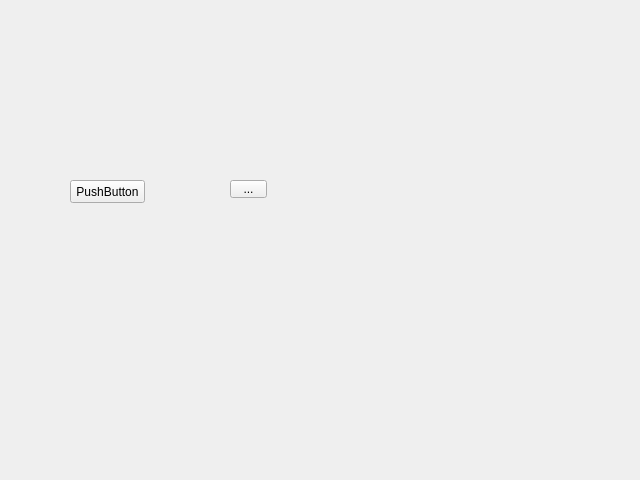
<?xml version="1.0" encoding="UTF-8"?>
<ui version="4.0">
 <class>Form1</class>
 <widget class="QWidget" name="Form1">
  <property name="geometry">
   <rect>
    <x>0</x>
    <y>0</y>
    <width>640</width>
    <height>480</height>
   </rect>
  </property>
  <property name="windowTitle">
   <string>Form</string>
  </property>
  <widget class="QPushButton" name="pushButton">
   <property name="geometry">
    <rect>
     <x>70</x>
     <y>180</y>
     <width>75</width>
     <height>23</height>
    </rect>
   </property>
   <property name="text">
    <string>PushButton</string>
   </property>
  </widget>
  <widget class="QToolButton" name="toolButton">
   <property name="geometry">
    <rect>
     <x>230</x>
     <y>180</y>
     <width>37</width>
     <height>18</height>
    </rect>
   </property>
   <property name="text">
    <string>...</string>
   </property>
  </widget>
 </widget>
 <resources/>
 <connections/>
</ui>
